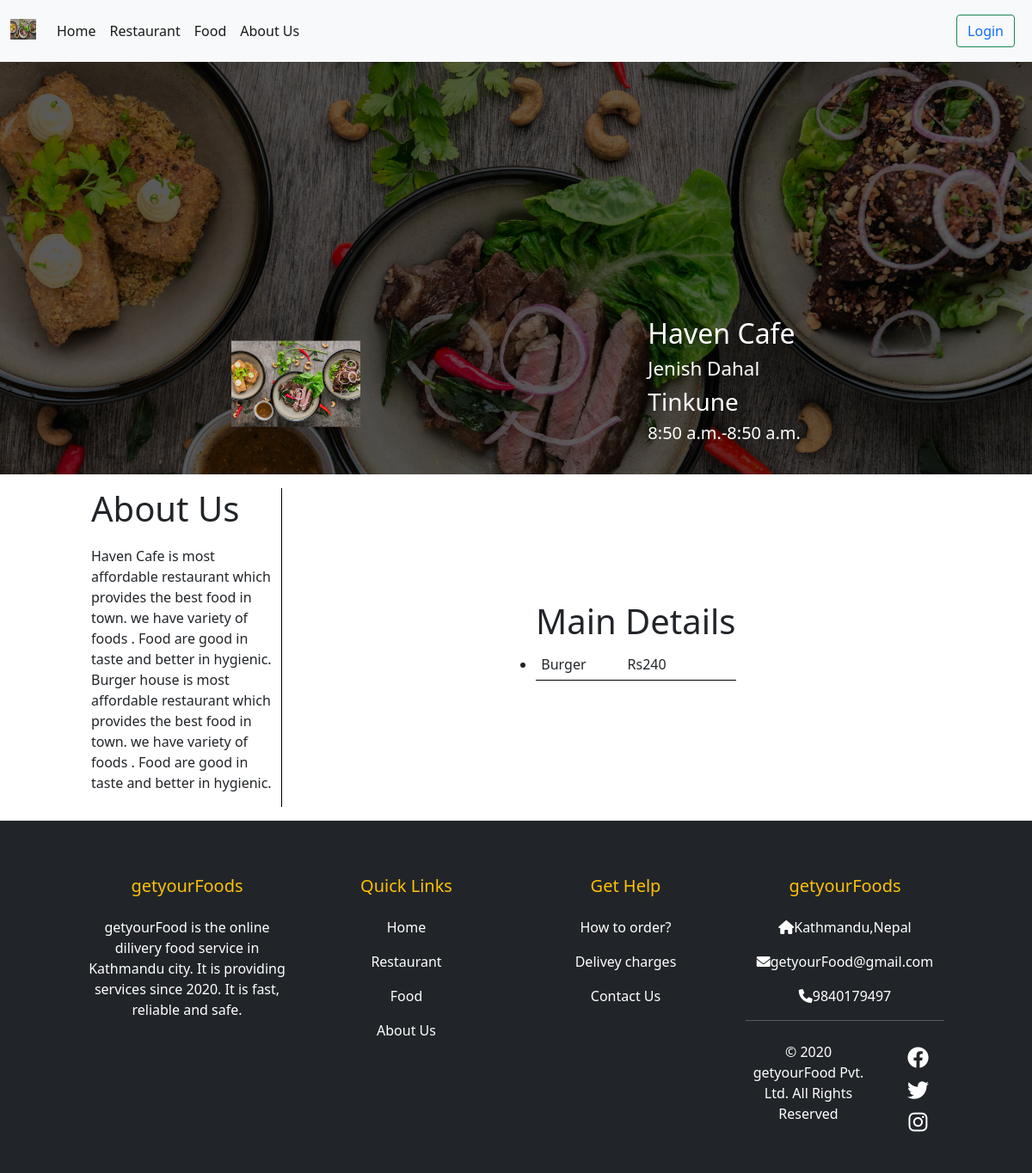
/detail/6/, run on the app's committed database.
### Mainapp/models.py (models this page shows, shortened)
class Restaurant(models.Model):
    name = models.CharField(max_length=1000,null=True,blank=True)
    owner = models.CharField(max_length=1000, null=True, blank=True)
    phone = models.CharField(max_length=20,null=True, blank=True)
    addres = models.CharField(max_length=10000, null=True, blank=True)
    area = models.CharField(max_length=1000, null=True, blank=True)
    des = models.TextField(max_length=10000, null=True, blank=True)
    opentime = models.TimeField(null=True, blank=True)
    closestime = models.TimeField(null=True, blank=True)
    restImage =  models.ImageField(upload_to ='uploads/')

### Mainapp/views.py (the view)
# urls.py: path('detail/<int:pk>/', views.detail, name="detail"),
def detail(request, pk):
    context ={}
    context["res"] = Restaurant.objects.get(pk = pk)
    return render(request, "Mainapp/detail.html", context)

### Mainapp/templates/Mainapp/detail.html (shortened to what this page needs)
{% extends 'Mainapp/base.html'%}
{% load crispy_forms_tags %}
{% load static %}
{% block content%}
<section class="main-section">
    <div class="content-backdrop">
        <div class="backdrop-content container">
            <img src="{{res.restImage.url}}" alt="">
            <div class="something">
                <h1>{{res.name}}</h1>
                <h2>{{res.owner}}</h2>
                <h3>{{res.addres}}</h3>
                <h5>{{res.opentime}}-{{res.closestime}}</h5>
            </div>
        </div>
    </div>
    <div class="detail-section container">
        <aside class="aside">
            <h1>About Us</h1>
            <p>{{res.des}}</p>
        </aside>
        <div class="main-details">
            <ul>
                <h1>Main Details</h1>
               <li><div class="detail-contents">Burger&emsp;&emsp;&emsp;Rs240</div></li>
            </ul>
        </div>
    </div>
</section>
{% endblock content %}

### data on the page
Restaurant: restImage (picture), name "Haven Cafe", owner "Jenish Dahal", addres "Tinkune", opentime "8:50 a.m.", closestime "8:50 a.m.", des "Haven Cafe is most affordable restaurant which provides the best food in town. we have variety of foods . Food are good in taste and better in hygienic. Burger house is most affordable restaurant which provides the best food in town. we have variety of foods . Food are good in taste and better in hygienic."
